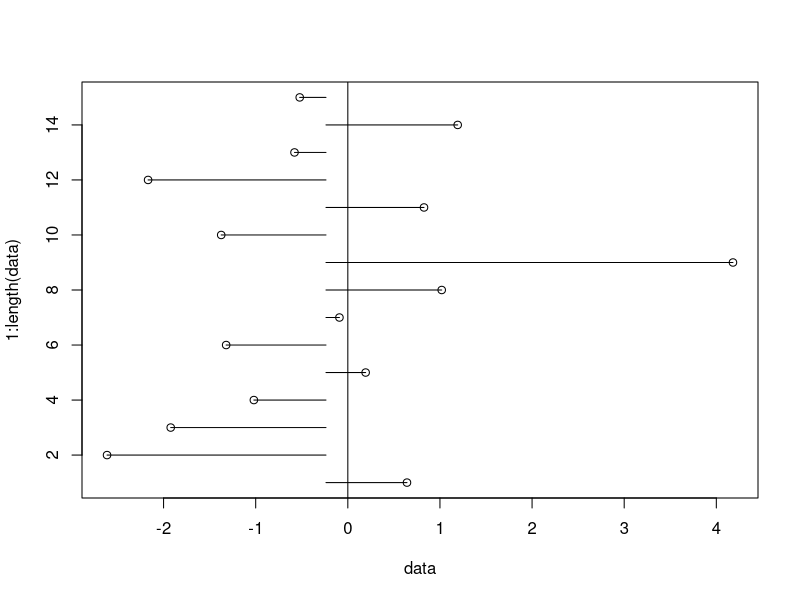
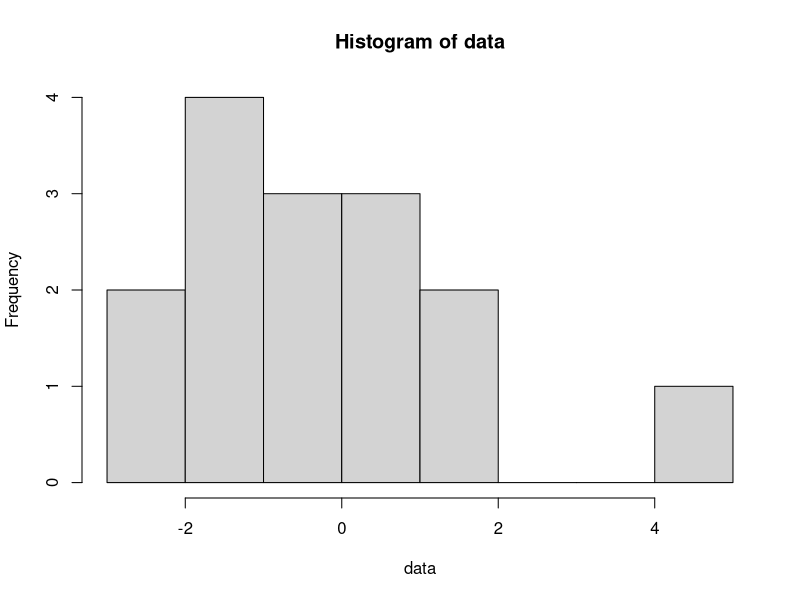
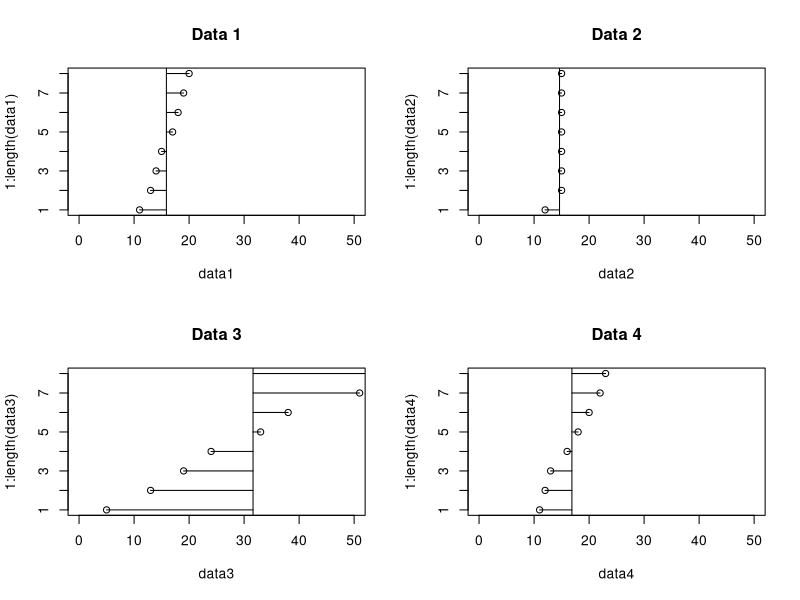

Write the R code that produced these figures, in order. (Note: this script raises an error after producing the figures.)
## ---- chunk 1
knitr::opts_chunk$set(echo = TRUE)
## ---- chunk 2
data <- rnorm(15,mean=0,sd=2)
plot(data,1:length(data))
abline(v=0)
segments(mean(data),1:length(data),data,1:length(data))
sd(data)
hist(data)
## ---- chunk 3
data1 <- c(11,13,14,15,17,18,19,20)
data2 <- c(12,15,15,15,15,15,15,15)
data3 <- c(5,13,19,24,33,38,51,70)
data4 <- c(11,12,13,16,18,20,22,23)
par(mfrow=c(2,2))
plot(data1,1:length(data1),main="Data 1",xlim=c(0,50))
abline(v=mean(data1))
segments(mean(data1),1:length(data1),data1,1:length(data1))
sd(data1)
plot(data2,1:length(data2),main="Data 2",xlim=c(0,50))
abline(v=mean(data2))
segments(mean(data2),1:length(data2),data2,1:length(data2))
sd(data2)
plot(data3,1:length(data3),main="Data 3",xlim=c(0,50))
abline(v=mean(data3))
segments(mean(data3),1:length(data3),data3,1:length(data3))
sd(data3)
plot(data4,1:length(data4),main="Data 4",xlim=c(0,50))
abline(v=mean(data4))
segments(mean(data4),1:length(data4),data4,1:length(data4))
sd(data4)
## ---- chunk 4
inputPanel(
  selectInput("n_breaks", label = "Number of bins:",
              choices = c(10, 20, 35, 50), selected = 20),
  
  sliderInput("bw_adjust", label = "Bandwidth adjustment:",
              min = 0.2, max = 2, value = 1, step = 0.2)
)

renderPlot({
  hist(faithful$eruptions, probability = TRUE, breaks = as.numeric(input$n_breaks),
       xlab = "Duration (minutes)", main = "Geyser eruption duration")
  
  dens <- density(faithful$eruptions, adjust = input$bw_adjust)
  lines(dens, col = "blue")
})
## ---- chunk 5
shinyAppDir(
  system.file("examples/06_tabsets", package = "shiny"),
  options = list(
    width = "100%", height = 550
  )
)
